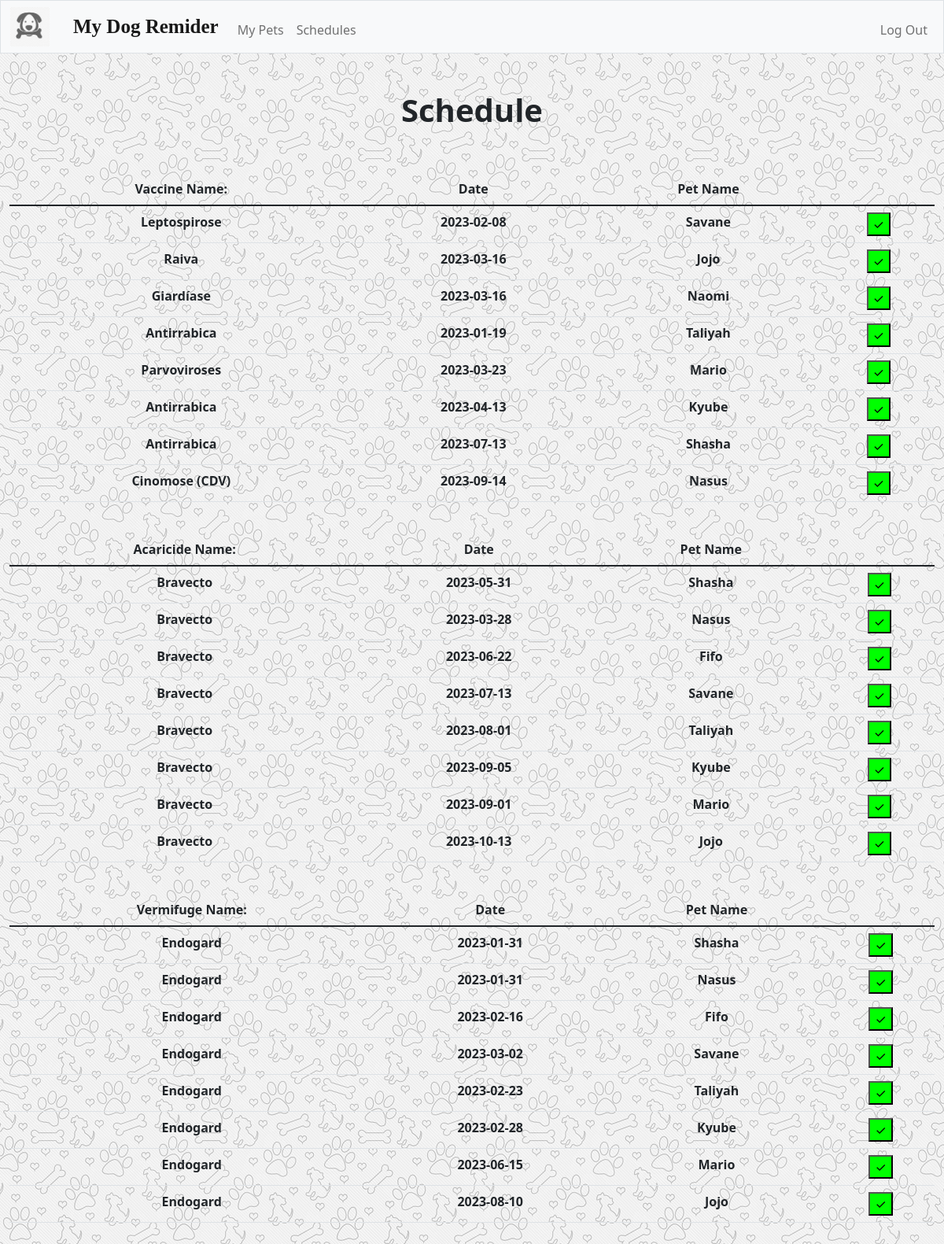
The page /petmenu (signed in) on the database its author committed.
### tables this page shows
CREATE TABLE vaccines (user_id INTEGER, pet_id INTEGER, vaccinename TEXT, nextvaccine DATETIME, 'name' REAL, 'id'  INTEGER PRIMARY KEY  , FOREIGN KEY (pet_id) REFERENCES pets(id), FOREIGN KEY (user_id) REFERENCES users(id));

CREATE TABLE acaricides (user_id INTEGER, pet_id INTEGER, acaricidename TEXT, nextacaricide DATETIME, name TEXT, 'id'  INTEGER PRIMARY KEY, FOREIGN KEY (pet_id) REFERENCES pets(id), FOREIGN KEY (user_id) REFERENCES users(id));

CREATE TABLE vermifuges (user_id INTEGER, pet_id INTEGER, vermifugename TEXT, nextvermifuge DATETIME, name TEXT, 'id'  INTEGER PRIMARY KEY, FOREIGN KEY (pet_id) REFERENCES pets(id), FOREIGN KEY (user_id) REFERENCES users(id));

### app.py (the view)
@app.route("/petmenu", methods=["GET", "POST"])
@login_required
def petmenu():
    user_id = session["user_id"]
    pet_id = db.execute("SELECT id FROM pets WHERE user_id = ?", user_id)
    if request.method == "POST":
        id_acaricide = request.form.get("id_acaricide")
        id_vaccine = request.form.get("id_vaccine")
        id_vermifuge = request.form.get("id_vermifuge")
        if id_acaricide:
            db.execute("DELETE FROM acaricides WHERE id = ?", id_acaricide)
            return redirect("petmenu")
        if id_vaccine:
            db.execute("DELETE FROM vaccines WHERE id = ?", id_vaccine)
            return redirect("petmenu")
        if id_vermifuge:
            db.execute("DELETE FROM vermifuges WHERE id = ?", id_vermifuge)
            return redirect("petmenu")
    else:
        vaccine_list = db.execute("SELECT * FROM vaccines WHERE user_id = ?", user_id)
        acaricide_list = db.execute("SELECT * FROM acaricides WHERE user_id = ?", user_id)
        vermifuge_list = db.execute("SELECT * FROM vermifuges WHERE user_id = ?", user_id)
        return render_template("petmenu.html", vaccine_list=vaccine_list, acaricide_list=acaricide_list, vermifuge_list=vermifuge_list)

### app.py (called while the page is built)
@app.after_request #TIRAR SE NAO SERVIR DE NADA
def after_request(response):
    response.headers["Cache-Control"] = "no-cache, no-store, must-revalidate"
    response.headers["Expires"] = 0
    response.headers["Pragma"] = "no-cache"
    return response

### helpers.py (called while the page is built)
def login_required(f):
    @wraps(f)
    def decorated_function(*args, **kwargs):
        if session.get("user_id") is None:
            return redirect("/login")
        return f(*args, **kwargs)
    return decorated_function

### templates/petmenu.html (shortened to what this page needs)
{% extends "layout.html" %}
{% block main %}
<div class = menu>
<h1><b>Schedule</b></h1>
    <br>
    <div class = menu>
        <br>
        <table class="table">
            <thead>
              <tr>
                <th scope="col">Vaccine Name:</th>
                <th scope="col">Date</th>
                <th scope="col">Pet Name</th>
              </tr>
            </thead>
            <tbody>
            {% for vaccines in vaccine_list %}
              <tr>
                <th scope="row">{{vaccines.vaccinename}}</th>
                <td><b>{{vaccines.nextvaccine}}</b></td>
                <td><b>{{vaccines.name}}</b></td>
                <td>
                  <form action="/petmenu" method="post">
                      <input type="submit" class="done_btn" style="background-color: #00ff00" value="✓">
                  </form>
              </td>
            {% endfor %}
              </tr>
            </tbody>
          </table>
    </div>
    <div class = menu>
        <br>
        <table class="table">
            <thead>
              <tr>
                <th scope="col">Acaricide Name:</th>
                <th scope="col">Date</th>
                <th scope="col">Pet Name</th>
              </tr>
            </thead>
            <tbody>
            {% for acaricides in acaricide_list %}
              <tr>
                <th scope="row">{{acaricides.acaricidename}}</th>
                <td><b>{{acaricides.nextacaricide}}</b></td>
                <td><b>{{acaricides.name}}</b></td>
                <td>
                  <form action="/petmenu" method="post">
                      <input type="submit" class="done_btn" style="background-color: #00ff00" value="✓">
                  </form>
              </td>
            {% endfor %}
              </tr>
            </tbody>
          </table>
    </div>
</div>
<br>
<table class="table">
    <thead>
      <tr>
        <th scope="col">Vermifuge Name:</th>
        <th scope="col">Date</th>
        <th scope="col">Pet Name</th>
      </tr>
    </thead>
    <tbody>
    {% for vermifuges in vermifuge_list %}
      <tr>
        <th scope="row">{{vermifuges.vermifugename}}</th>
        <td><b>{{vermifuges.nextvermifuge}}</b></td>
        <td><b>{{vermifuges.name}}</b></td>
        <td>
          <form action="/petmenu"  method="post">
              <input type="submit" class="done_btn" style="background-color: #00ff00" value="✓">
          </form>
      </td>
    {% endfor %}
      </tr>
    </tbody>
  </table>
{% endblock %}

### static/styles.css (style rules this page uses)
body { background-image: url("background.jpg"); }

### rows shown on the page
vaccines: vaccinename "Leptospirose", nextvaccine "2023-02-08", name "Savane"
vaccines: vaccinename "Raiva", nextvaccine "2023-03-16", name "Jojo"
vaccines: vaccinename "Giardíase", nextvaccine "2023-03-16", name "Naomi"
vaccines: vaccinename "Antirrabica", nextvaccine "2023-01-19", name "Taliyah"
vaccines: vaccinename "Parvoviroses", nextvaccine "2023-03-23", name "Mario"
vaccines: vaccinename "Antirrabica", nextvaccine "2023-04-13", name "Kyube"
vaccines: vaccinename "Antirrabica", nextvaccine "2023-07-13", name "Shasha"
vaccines: vaccinename "Cinomose (CDV)", nextvaccine "2023-09-14", name "Nasus"
acaricides: acaricidename "Bravecto", nextacaricide "2023-05-31", name "Shasha"
acaricides: acaricidename "Bravecto", nextacaricide "2023-03-28", name "Nasus"
acaricides: acaricidename "Bravecto", nextacaricide "2023-06-22", name "Fifo"
acaricides: acaricidename "Bravecto", nextacaricide "2023-07-13", name "Savane"
acaricides: acaricidename "Bravecto", nextacaricide "2023-08-01", name "Taliyah"
acaricides: acaricidename "Bravecto", nextacaricide "2023-09-05", name "Kyube"
acaricides: acaricidename "Bravecto", nextacaricide "2023-09-01", name "Mario"
acaricides: acaricidename "Bravecto", nextacaricide "2023-10-13", name "Jojo"
vermifuges: vermifugename "Endogard", nextvermifuge "2023-01-31", name "Shasha"
vermifuges: vermifugename "Endogard", nextvermifuge "2023-01-31", name "Nasus"
vermifuges: vermifugename "Endogard", nextvermifuge "2023-02-16", name "Fifo"
vermifuges: vermifugename "Endogard", nextvermifuge "2023-03-02", name "Savane"
vermifuges: vermifugename "Endogard", nextvermifuge "2023-02-23", name "Taliyah"
vermifuges: vermifugename "Endogard", nextvermifuge "2023-02-28", name "Kyube"
vermifuges: vermifugename "Endogard", nextvermifuge "2023-06-15", name "Mario"
vermifuges: vermifugename "Endogard", nextvermifuge "2023-08-10", name "Jojo"
